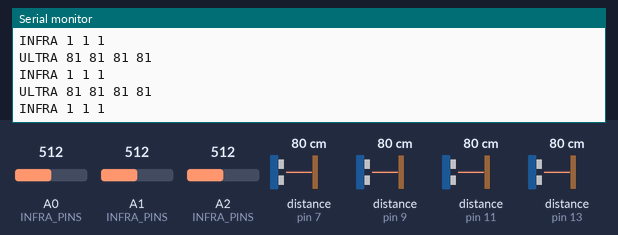
The sketch below on a simulated Arduino Mega 2560, built with avr-gcc and run on an emulated ATmega2560. On the bench: the last lines printed to the serial monitor. Inputs (shaded band) come from the test bench; at power-on: distance to the obstacle (sensors on pin 7, pin 9, pin 11, pin 13) 80 cm, A0 (INFRA_PINS) = 512, A1 (INFRA_PINS) = 512, A2 (INFRA_PINS) = 512. The echo pulse lasts 58.3 µs per cm.

Above: at 1.2 s.
1.3 s: distance to the obstacle (sensor on pin 7) set to 2 cm
At 1.38 s:
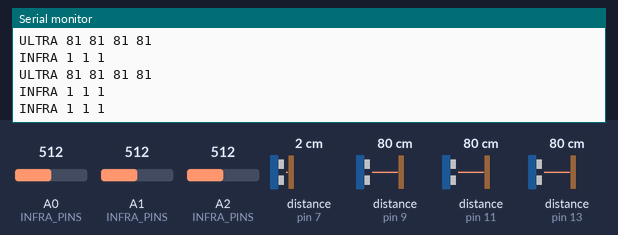
2.8 s: distance to the obstacle (sensor on pin 9) set to 2 cm
At 3.38 s:
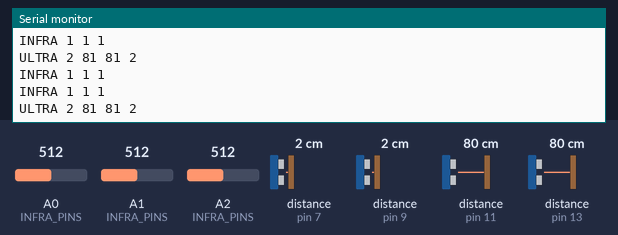
4.3 s: distance to the obstacle (sensor on pin 11) set to 2 cm
At 4.68 s:
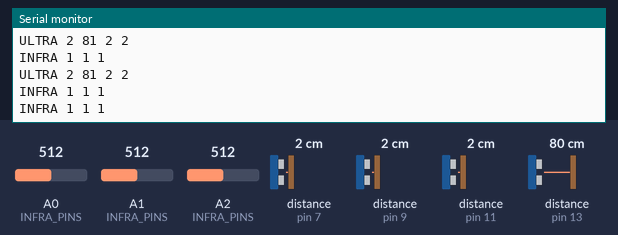
5.8 s: distance to the obstacle (sensor on pin 13) set to 2 cm
At 5.99 s:
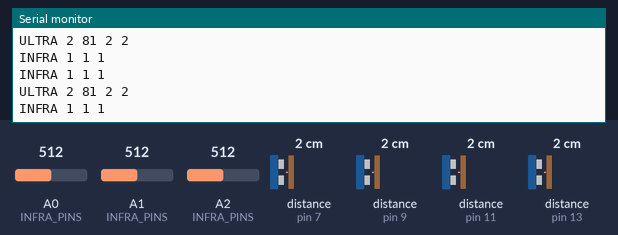
7.3 s: A0 (INFRA_PINS) set to 306
At 7.58 s:
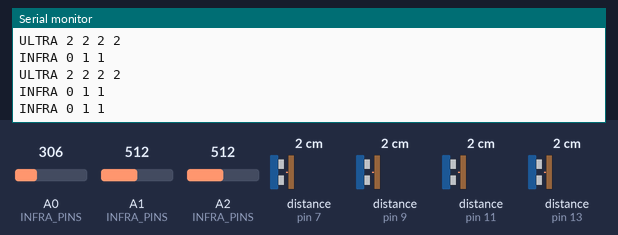
8.8 s: A1 (INFRA_PINS) set to 306
At 9.18 s:
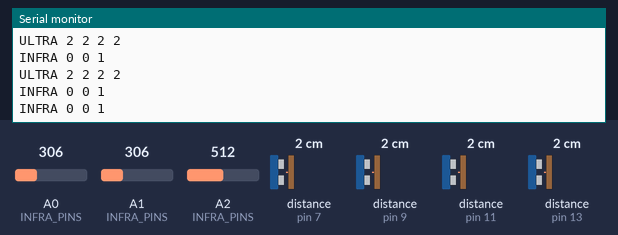

The sketch:

infrared_and_ultrasound.ino
```cpp
/*
 * Reads data from infrared and ultrasound sensors, prints results on Serial.
 *
 * Format:
 * INFRA val_1 val_2 ...
 * ULTRA val_1 val_2 ...
 */
#include <NewPing.h>

#define INFRA_NB      3 // Number of infrared sensors.
#define INFRA_LATENCY 100 // Milliseconds between sensor read (at least 2ms !)
#define SONAR_NUM     4 // Number of ultrasonic sensors.
#define MAX_DISTANCE 100 // Maximum distance (in cm) to ping.
#define PING_INTERVAL 33 // Milliseconds between sensor pings (29ms is about the min to avoid cross-sensor echo).

// Pin number associated with each sensor, in the order same order as the
// "Details" section of the InfraredPotholes.msg message definition.
const int INFRA_PINS[INFRA_NB] = {A0, A1, A2};

unsigned long pingTimer[SONAR_NUM]; // Holds the times when the next ping should happen for each sensor.
unsigned int cm[SONAR_NUM];         // Where the ping distances are stored.
uint8_t currentUltrasoundSensor = 0;          // Keeps track of which sensor is active.
unsigned long infraredTimer;

NewPing sonar[SONAR_NUM] = {     // Ultrasonic Sensor object array. Each sensor's trigger pin, echo pin, and max distance to ping.
//each sensor localisation si done from the kinect Point of view
  NewPing(6, 7, MAX_DISTANCE), //LEFT Sensor
  NewPing(12, 13, MAX_DISTANCE), //FRONT LEFT Sensor
  NewPing(10, 11, MAX_DISTANCE), //FRONT RIGHT Sensor
  NewPing(8, 9, MAX_DISTANCE) //RIGH Sensor
  /*NewPing(23, 24, MAX_DISTANCE),
  NewPing(25, 26, MAX_DISTANCE),
  NewPing(27, 28, MAX_DISTANCE),
  NewPing(29, 30, MAX_DISTANCE),
  NewPing(31, 32, MAX_DISTANCE),
  NewPing(34, 33, MAX_DISTANCE),
  NewPing(35, 36, MAX_DISTANCE),
  NewPing(37, 38, MAX_DISTANCE),
  NewPing(39, 40, MAX_DISTANCE),
  NewPing(50, 51, MAX_DISTANCE),
  NewPing(52, 53, MAX_DISTANCE)*/
};

/*
    Code sample for 139741 Arduino Infrared Obstacle Avoidance Detection Photoelectric Sensor

    Output current: 100mA
    Working voltage: DC 5V
    Current consumption: DC < 25mA
    Response time: < 2ms
    Sensing angle: Less than 15 degree
    Detecting range: 3~80 cm
    Working temperature: -25~55'C
    Wiring:
        red (DC 4.5~5V power high level)
        yellow (Pin A0 microcontroller)
        green (GND 0V power low level)

    This code is in the public domain.

*/
// Reads a value from an infrared sensor and returns 0 for no hole, 1 for hole.
int infraredRead(int pin) {
    int sensorValue = analogRead(pin);
    // The read value should be 0 or 1023 (binary)
    if (sensorValue < 512) {
        // The ground is close, i.e. no hole
        return 0;
    } else {
        return 1;
    }
}

int ultrasoundRead(int sen) {
    return cm[sen];
}

void setup() {
    // initialize serial communications at 115200 bps:
    Serial.begin(115200);
    infraredTimer = millis() + 75;
    pingTimer[0] = millis() + 75;           // First ping starts at 75ms, gives time for the Arduino to chill before starting.
    for (uint8_t i = 1; i < SONAR_NUM; i++) // Set the starting time for each sensor.
      pingTimer[i] = pingTimer[i - 1] + PING_INTERVAL;
}

void loop() {
    // Infrared
    if( millis() >= infraredTimer )
    {

      infraredTimer += INFRA_LATENCY;
      Serial.print("INFRA ");
      for (int i = 0; i < INFRA_NB; ++i) {
          Serial.print(infraredRead(INFRA_PINS[i]), DEC);
          Serial.print(" ");
      }
      Serial.println();
    }

    // Utlrasound
    for (uint8_t i = 0; i < SONAR_NUM; i++) { // Loop through all the sensors.
      if (millis() >= pingTimer[i]) {         // Is it this sensor's time to ping?
        pingTimer[i] += PING_INTERVAL * SONAR_NUM;  // Set next time this sensor will be pinged.
        if (i == 0 && currentUltrasoundSensor == SONAR_NUM - 1) {
            Serial.print("ULTRA ");
            for(int j = 0; j < SONAR_NUM; j++) {
                Serial.print(ultrasoundRead(j), DEC); // Sensor ping cycle complete, do something with the results.
                Serial.print(" ");
            }
            Serial.println();
        }
        sonar[currentUltrasoundSensor].timer_stop();          // Make sure previous timer is canceled before starting a new ping (insurance).
        currentUltrasoundSensor = i;                          // Sensor being accessed.
        cm[currentUltrasoundSensor] = 0;                      // Make distance zero in case there's no ping echo for this sensor.
        sonar[currentUltrasoundSensor].ping_timer(echoCheck); // Do the ping (processing continues, interrupt will call echoCheck to look for echo).
      }
    }

    // wait 2 milliseconds before the next loop
    // for the analog-to-digital converter to settle
    // after the last reading:
    delay(2);
}

void echoCheck() { // If ping received, set the sensor distance to array.
  if (sonar[currentUltrasoundSensor].check_timer())
    cm[currentUltrasoundSensor] = sonar[currentUltrasoundSensor].ping_result / US_ROUNDTRIP_CM;
}

void oneSensorCycle() { // Sensor ping cycle complete, do something with the results.

}
```

Measured:
- after the input at 2.8 s, the serial monitor: prints a new line after 0.05 s (image 2)
- after the input at 4.3 s, the serial monitor: prints a new line after 0.13 s (image 3)
- after the input at 7.3 s, the serial monitor: prints a new line after 0.08 s (image 5)
- after the input at 8.8 s, the serial monitor: prints a new line after 0.08 s (image 6)
